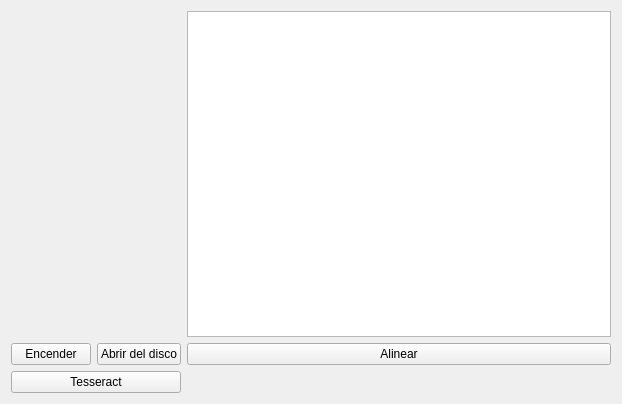
<?xml version="1.0" encoding="UTF-8"?>
<ui version="4.0">
 <class>Principal</class>
 <widget class="QWidget" name="Principal">
  <property name="geometry">
   <rect>
    <x>0</x>
    <y>0</y>
    <width>622</width>
    <height>404</height>
   </rect>
  </property>
  <property name="windowTitle">
   <string>Principal</string>
  </property>
  <layout class="QGridLayout" name="gridLayout">
   <item row="0" column="5">
    <widget class="QTextEdit" name="te">
     <property name="readOnly">
      <bool>true</bool>
     </property>
    </widget>
   </item>
   <item row="0" column="1" colspan="4">
    <widget class="Visor" name="visor">
     <property name="sizePolicy">
      <sizepolicy hsizetype="Preferred" vsizetype="Expanding">
       <horstretch>0</horstretch>
       <verstretch>0</verstretch>
      </sizepolicy>
     </property>
     <property name="text">
      <string/>
     </property>
    </widget>
   </item>
   <item row="2" column="1" colspan="2">
    <widget class="QPushButton" name="pbEncender">
     <property name="text">
      <string>Encender</string>
     </property>
    </widget>
   </item>
   <item row="2" column="3" colspan="2">
    <widget class="QPushButton" name="pbAbrirDelDisco">
     <property name="text">
      <string>Abrir del disco</string>
     </property>
    </widget>
   </item>
   <item row="3" column="1" colspan="4">
    <widget class="QPushButton" name="pbTesseract">
     <property name="text">
      <string>Tesseract</string>
     </property>
    </widget>
   </item>
   <item row="2" column="5">
    <widget class="QPushButton" name="pbAlinear">
     <property name="text">
      <string>Alinear</string>
     </property>
    </widget>
   </item>
  </layout>
 </widget>
 <customwidgets>
  <customwidget>
   <class>Visor</class>
   <extends>QLabel</extends>
   <header>visor.h</header>
  </customwidget>
 </customwidgets>
 <resources/>
 <connections/>
</ui>
